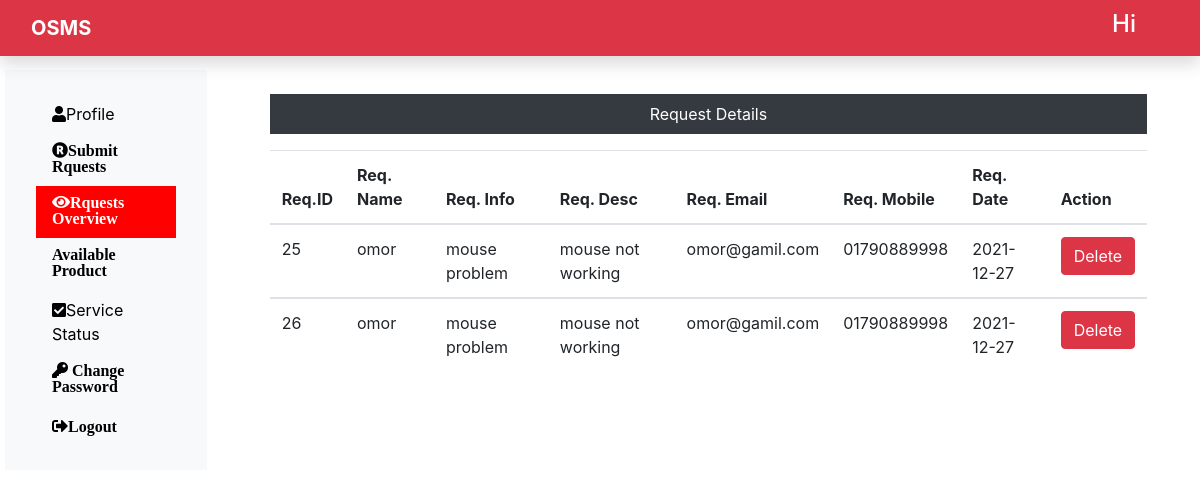
/requester_overview.php, run on the app's committed database.
### tables this page shows
CREATE TABLE `submit_requester` (
  `request_id` int(255) NOT NULL,
  `request-info` text NOT NULL,
  `request-desc` text NOT NULL,
  `request-name` varchar(255) NOT NULL,
  `request-add1` varchar(255) NOT NULL,
  `request-add2` varchar(255) NOT NULL,
  `request-city` varchar(255) NOT NULL,
  `request-state` varchar(255) NOT NULL,
  `request-zip` varchar(255) NOT NULL,
  `request-email` varchar(255) NOT NULL,
  `request-mobile` varchar(255) NOT NULL,
  `request-date` date NOT NULL
);

### requester_overview.php (the view, shortened to what this page needs)
<?php
include "user_header.php";
include "Database.php";
$sql = "SELECT * FROM `submit_requester`";
$result = $conn->query($sql);
if($result->num_rows > 0){
	?>
	<div class="col-sm-9 ml-5 mt-4">
		<table class="table mt-3">
			<p class="bg-dark text-white p-2 text-center">Request Details</p>
			<thead>
				<tr>
					<th>Req.ID</th>
					<th>Req. Name</th>
					<th>Req. Info</th>
					<th>Req. Desc</th>
					<th>Req. Email</th>
					<th>Req. Mobile</th>
					<th>Req. Date</th>
					<th>Action</th>
				</tr>
			</thead>
			<?php while($row = $result->fetch_assoc()) {?>
				<tbody>
					<td><?php echo $row['request_id'];?></td>
					<td><?php echo $row['request-name'];?></td>
					<td><?php echo $row['request-info'];?></td>
					<td><?php echo $row['request-desc'];?></td>
					<td><?php echo $row['request-email'];?></td>
					<td><?php echo $row['request-mobile'];?></td>
					<td><?php echo $row['request-date'];?></td>
					<td><button class="btn btn-danger" id="deletebtn"  data-id ="<?php echo $row['request_id']; ?>" >Delete</button></td>
				</tbody>
			<?php }?>
		</table>
	<?php }else{echo '<h2>No Record Found<h2>';}
		?>
</div>
<?php include "user_footer.php"; ?>

### CSS/style.css (style rules this page uses)
* { margin: 0; padding: 0; box-sizing: border-box; }
body { font-family: 'Ubuntu', sans-serif; }

### data on the page
submit_requester: request_id "25", value "omor", value "mouse problem", value "mouse not working", value "omor@gamil.com", value "01790889998", value "2021-12-27"
submit_requester: request_id "26", value "omor", value "mouse problem", value "mouse not working", value "omor@gamil.com", value "01790889998", value "2021-12-27"
